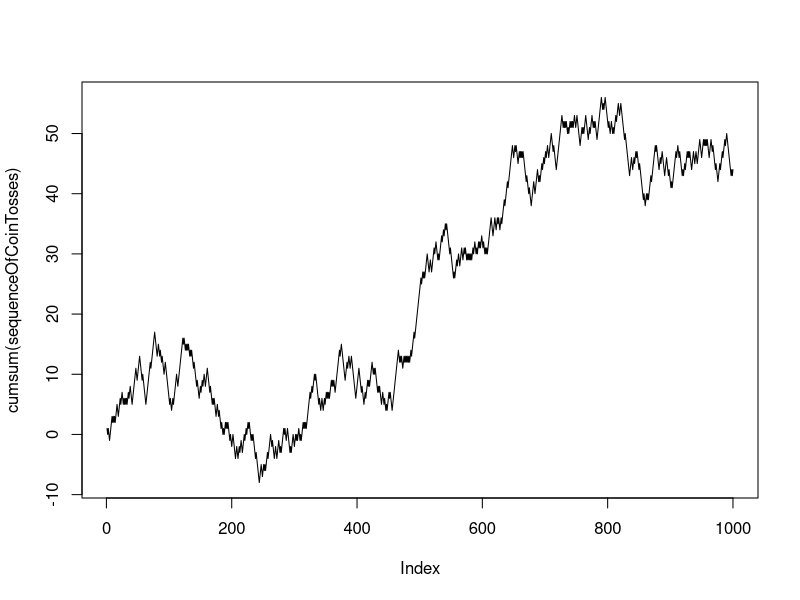
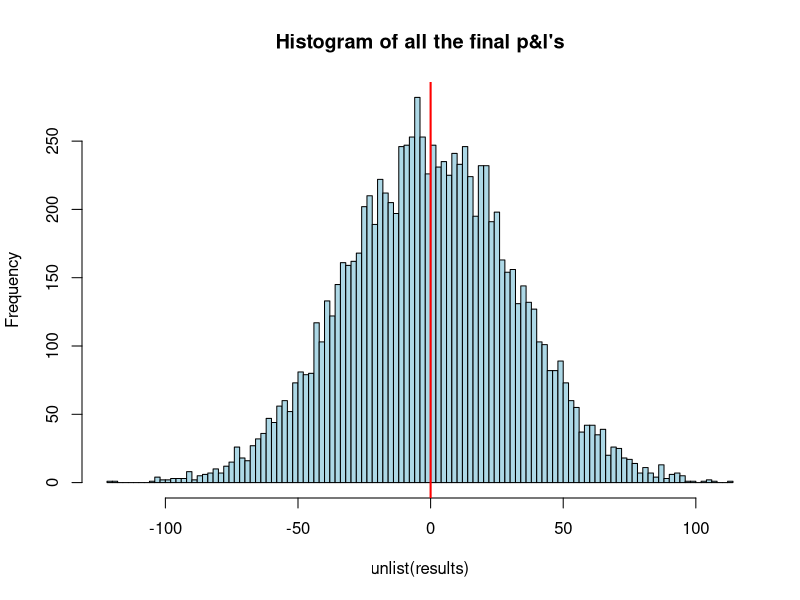

Write R code to recreate these figures, in order.
#“What is your expected p&l after tossing a fair coin 1000 times, if when it lands heads, you receive a dollar and when it lands tails, you pay me a dollar?”
#We can easily derived the expected value of this game by using the fact that the coin toss is a binary outcome with equal probability. E(pnl) = 1 * p + -1 * (1-p) = 0

#to do a simulation for one path

 sequenceOfCoinTosses <- sample(c(-1,1), 1000, replace = TRUE)

# if we want to look at our cumulative p&l for this single run, we can use the cumsum() function and then plot() the result.

 plot(cumsum(sequenceOfCoinTosses), type = 'l')
## where cumsum is the cumulitive sum of all the coin tosses (assuming you win a dollar for either choice and lose one for the other or if a drunken man is walking on a straight line. 

 ##Now, let’s repeat this game 10000 times and see what our final p&l ends up being each time. I will store every final p&l value in a list() container and then use the unlist() command to create a vector that I can subsequently plot using the hist() function.

  # Create an empty list to store the results
 results <- list()
 for(i in 1:10000) {
     coinTosses   <- cumsum(sample(c(-1,1), 1000, replace = TRUE)) 
     results[[i]] <- coinTosses[length(coinTosses)]
 }
 
 # Unlist the list and create a histogram. Set a title and set the color and breaks
   hist(unlist(results), main = "Histogram of all the final p&l's",col = "lightblue", breaks = 100)
 
 # Place a vertical line at 0 with a width of 2 in order to show the average of the distribution
 abline(v = 0, col = "red", lwd = 2)

 ## source http://www.rfortraders.com/simulation-of-a-coin-toss-in-r/

